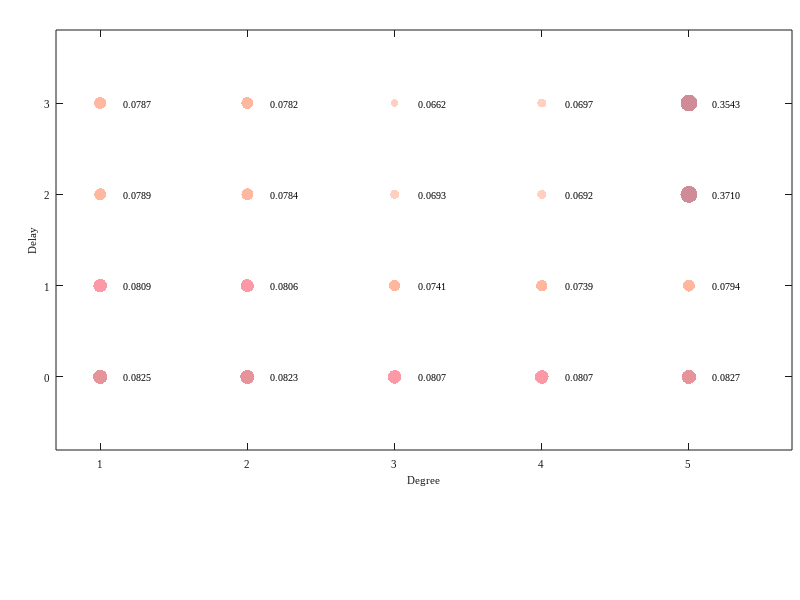

MATLAB code to generate this figure:
yy = [0, 0, 0, 0, 0, 1, 1, 1, 1, 1, 2, 2, 2, 2, 2, 3, 3, 3, 3, 3];
xx = [1, 2, 3, 4, 5, 1, 2, 3, 4, 5, 1, 2, 3, 4, 5, 1, 2, 3, 4, 5];
sz = [0.7, 0.7, 0.65, 0.65, 0.7, 0.65, 0.6, 0.45, 0.45, 0.5, 0.5, 0.5, 0.3, 0.3, 1, 0.5, 0.5, 0.2, 0.3, 1];
ssz = [0.0825, 0.0823, 0.0807, 0.0807, 0.0827, 0.0809, 0.0806, 0.0741, 0.0739, 0.0794,...
    0.0789, 0.0784, 0.0693, 0.0692, 0.3710, 0.0787, 0.0782, 0.0662, 0.0697, 0.3543];
szz = num2str(ssz', '%.4f\n');
sz =  150 * sz;

figureUnits = 'centimeters';
fig = figure;
set(gcf, 'unit', 'centimeters', 'position', [8, 6, 8, 3])
set(gca, 'Fontsize', 8, 'FontName', 'Times New Roman', 'position', [0.07, 0.25, 0.92, 0.7]);
hold on

map = [255 186 163
       255 154 118
       249 109 128
       220 100 110
       187 89  107]/255;
colormap(map);

scatter(xx, yy, sz, sz, 'filled', 'MarkerFaceAlpha',0.7)
hXLabel = xlabel('Degree');
hYLabel = ylabel('Delay');
text(xx + 0.16, yy , cellstr(szz), 'FontSize', 7,'FontName','Times New Roman');

set(gca, 'Box', 'on', ...                                        
         'XGrid', 'off', 'YGrid', 'off', ...                     
         'TickDir', 'in', 'TickLength', [.01 .01], ...           
         'XMinorTick', 'off', 'YMinorTick', 'off', ...           
         'XColor', [.1 .1 .1],  'YColor', [.1 .1 .1],...         
         'XTick', 1 : 1 : 5,...                                    
         'XLim', [0.7 5.7],...
         'YTick', 0 : 1 : 3,...
         'YLim', [-0.8 3.8])

set(gca, 'FontName', 'Times New Roman')
set([hXLabel, hYLabel], 'FontName', 'Times New Roman')
set(gca, 'FontSize', 8, 'FontName', 'Times New Roman')
set([hXLabel, hYLabel], 'FontSize', 8, 'FontName', 'Times New Roman')
set(gcf,'Color',[1 1 1])